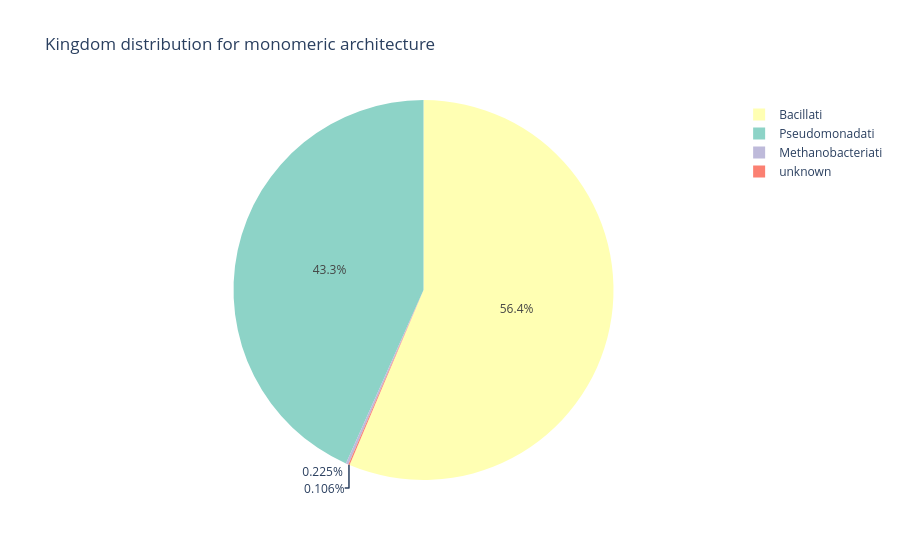
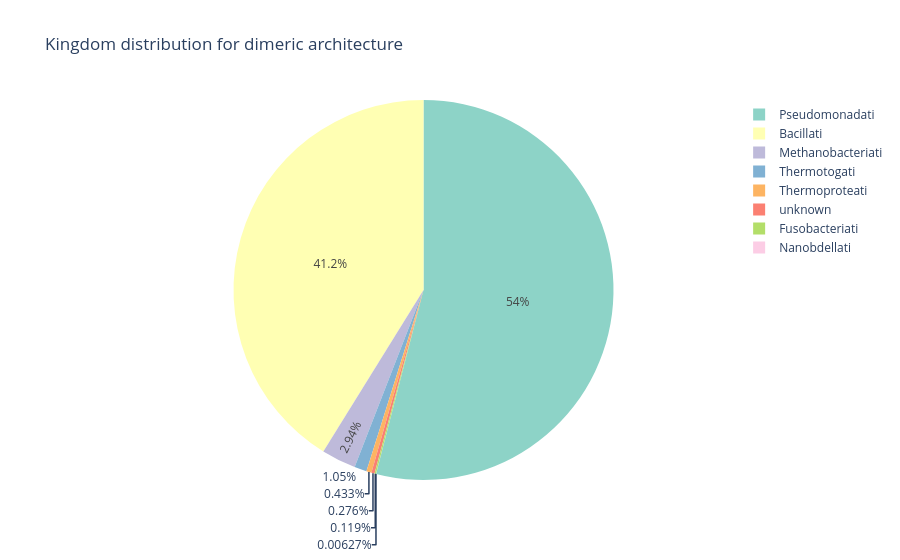
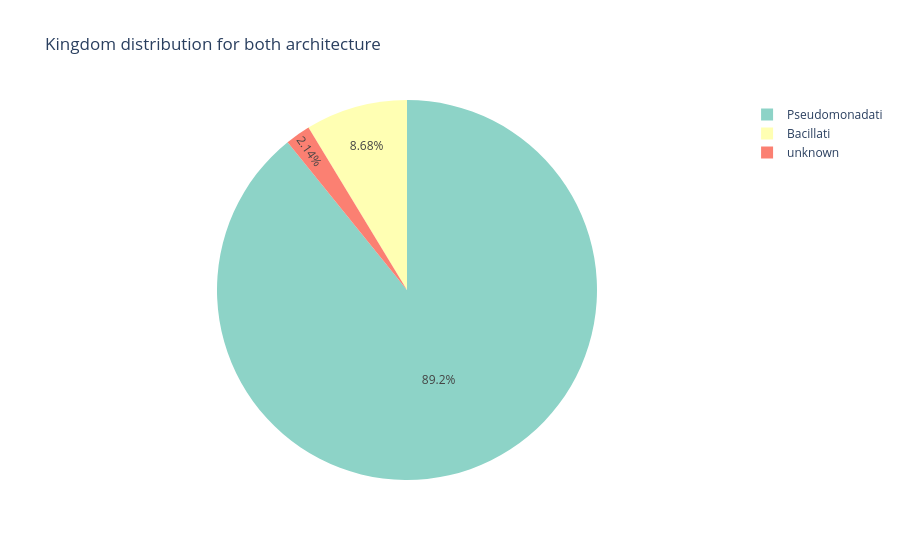

The notebook cell these images were saved under, in order:
### Code cell
# Generate plot pies for each architecture types regarding their kingdom distribution
base_colorscale = px.colors.qualitative.Set3
color_map = {k: base_colorscale[i] for i, k in enumerate(unique_kingdoms)}

for arch_type in filtered_df["architecture_type"].unique():
    subset = filtered_df[filtered_df["architecture_type"] == arch_type]
    kingdom_counts = subset["kingdom"].value_counts()
    #color with the same color map in all pies
    fig = px.pie(values=kingdom_counts.values, names=kingdom_counts.index, color=kingdom_counts.index,
                 title=f"Kingdom distribution for {arch_type} architecture",
                 color_discrete_map=color_map)
    fig.show()

### Figure 1 — Plotly figure (JSON) as saved in the notebook; plotly's stock layout.template omitted (floating-point values rounded to 4 significant figures)
{"data": [{"customdata": [["Bacillati"], ["Pseudomonadati"], ["Methanobacteriati"], ["unknown"]], "domain": {"x": [0, 1], "y": [0, 1]}, "hovertemplate": "label=%{label}<br>value=%{value}<br>color=%{customdata[0]}<extra></extra>", "labels": ["Bacillati", "Pseudomonadati", "Methanobacteriati", "unknown"], "legendgroup": "", "marker": {"colors": ["rgb(255,255,179)", "rgb(141,211,199)", "rgb(190,186,218)", "rgb(251,128,114)"]}, "name": "", "showlegend": true, "type": "pie", "values": [4261, 3274, 17, 8]}], "layout": {"legend": {"tracegroupgap": 0}, "title": {"text": "Kingdom distribution for monomeric architecture"}}}

### Figure 2 — Plotly figure (JSON) as saved in the notebook; plotly's stock layout.template omitted (floating-point values rounded to 4 significant figures)
{"data": [{"customdata": [["Pseudomonadati"], ["Bacillati"], ["Methanobacteriati"], ["Thermotogati"], ["Thermoproteati"], ["unknown"], ["Fusobacteriati"], ["Nanobdellati"]], "domain": {"x": [0, 1], "y": [0, 1]}, "hovertemplate": "label=%{label}<br>value=%{value}<br>color=%{customdata[0]}<extra></extra>", "labels": ["Pseudomonadati", "Bacillati", "Methanobacteriati", "Thermotogati", "Thermoproteati", "unknown", "Fusobacteriati", "Nanobdellati"], "legendgroup": "", "marker": {"colors": ["rgb(141,211,199)", "rgb(255,255,179)", "rgb(190,186,218)", "rgb(128,177,211)", "rgb(253,180,98)", "rgb(251,128,114)", "rgb(179,222,105)", "rgb(252,205,229)"]}, "name": "", "showlegend": true, "type": "pie", "values": [8613, 6563, 468, 167, 69, 44, 19, 1]}], "layout": {"legend": {"tracegroupgap": 0}, "title": {"text": "Kingdom distribution for dimeric architecture"}}}

### Figure 3 — Plotly figure (JSON) as saved in the notebook; plotly's stock layout.template omitted (floating-point values rounded to 4 significant figures)
{"data": [{"customdata": [["Pseudomonadati"], ["Bacillati"], ["unknown"]], "domain": {"x": [0, 1], "y": [0, 1]}, "hovertemplate": "label=%{label}<br>value=%{value}<br>color=%{customdata[0]}<extra></extra>", "labels": ["Pseudomonadati", "Bacillati", "unknown"], "legendgroup": "", "marker": {"colors": ["rgb(141,211,199)", "rgb(255,255,179)", "rgb(251,128,114)"]}, "name": "", "showlegend": true, "type": "pie", "values": [8178, 796, 196]}], "layout": {"legend": {"tracegroupgap": 0}, "title": {"text": "Kingdom distribution for both architecture"}}}
